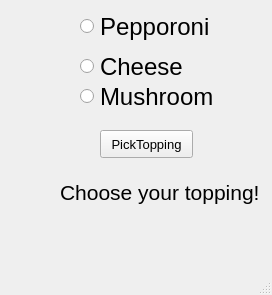
<?xml version="1.0" encoding="UTF-8"?>
<ui version="4.0">
 <class>MainWindow</class>
 <widget class="QMainWindow" name="MainWindow">
  <property name="geometry">
   <rect>
    <x>0</x>
    <y>0</y>
    <width>272</width>
    <height>295</height>
   </rect>
  </property>
  <property name="windowTitle">
   <string>MainWindow</string>
  </property>
  <widget class="QWidget" name="centralwidget">
   <widget class="QRadioButton" name="radioButton">
    <property name="geometry">
     <rect>
      <x>80</x>
      <y>10</y>
      <width>132</width>
      <height>33</height>
     </rect>
    </property>
    <property name="font">
     <font>
      <pointsize>18</pointsize>
     </font>
    </property>
    <property name="text">
     <string>Pepporoni</string>
    </property>
   </widget>
   <widget class="QRadioButton" name="radioButton_2">
    <property name="geometry">
     <rect>
      <x>80</x>
      <y>50</y>
      <width>104</width>
      <height>33</height>
     </rect>
    </property>
    <property name="font">
     <font>
      <pointsize>18</pointsize>
     </font>
    </property>
    <property name="text">
     <string>Cheese</string>
    </property>
   </widget>
   <widget class="QRadioButton" name="radioButton_3">
    <property name="geometry">
     <rect>
      <x>80</x>
      <y>80</y>
      <width>138</width>
      <height>33</height>
     </rect>
    </property>
    <property name="font">
     <font>
      <pointsize>18</pointsize>
     </font>
    </property>
    <property name="text">
     <string>Mushroom</string>
    </property>
   </widget>
   <widget class="QPushButton" name="pushButton">
    <property name="geometry">
     <rect>
      <x>100</x>
      <y>130</y>
      <width>93</width>
      <height>28</height>
     </rect>
    </property>
    <property name="font">
     <font>
      <pointsize>10</pointsize>
     </font>
    </property>
    <property name="text">
     <string>PickTopping</string>
    </property>
   </widget>
   <widget class="QLabel" name="label">
    <property name="geometry">
     <rect>
      <x>60</x>
      <y>180</y>
      <width>200</width>
      <height>25</height>
     </rect>
    </property>
    <property name="font">
     <font>
      <pointsize>16</pointsize>
     </font>
    </property>
    <property name="text">
     <string>Choose your topping!</string>
    </property>
   </widget>
  </widget>
  <widget class="QMenuBar" name="menubar">
   <property name="geometry">
    <rect>
     <x>0</x>
     <y>0</y>
     <width>272</width>
     <height>26</height>
    </rect>
   </property>
  </widget>
  <widget class="QStatusBar" name="statusbar"/>
 </widget>
 <resources/>
 <connections/>
</ui>
